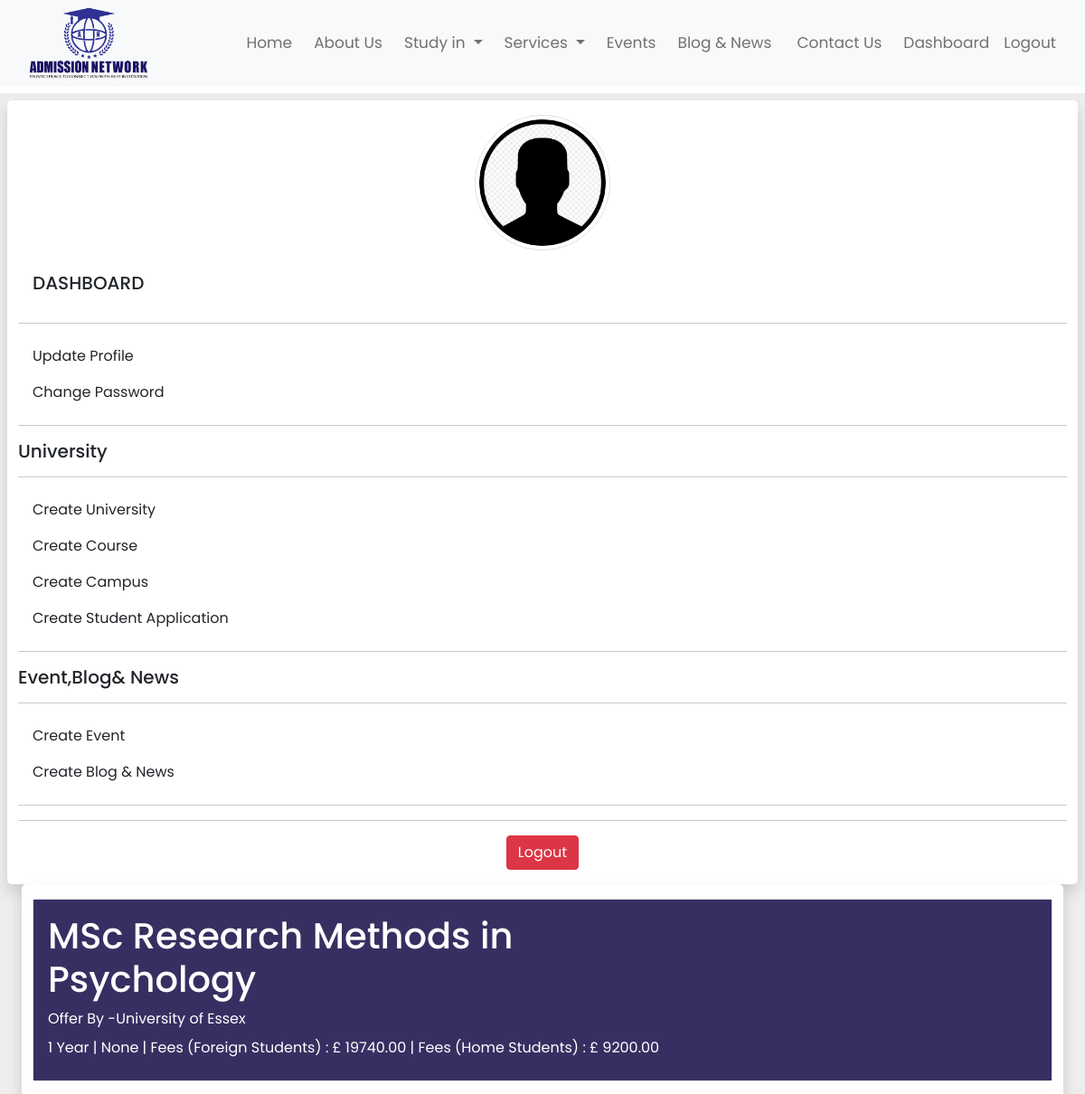
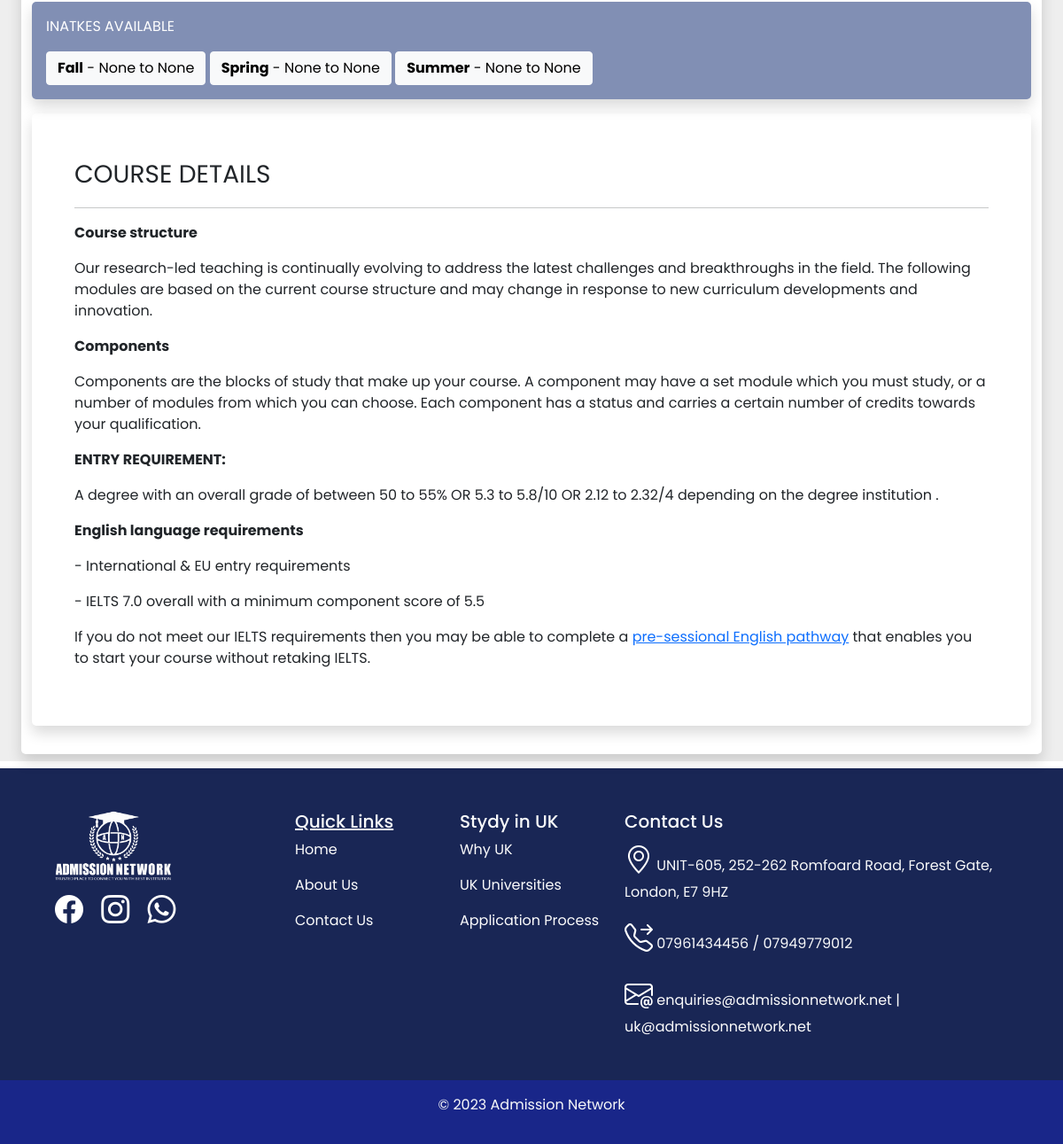
The app's page /courseDetails/1/ (signed in) with its own data (2 pictures, top to bottom).
### accounts/models.py (models this page shows, shortened)
class UserProfile(models.Model):
    USER_ROLE = (('Staff', 'Staff'), ('Agent', 'Agent'), ('Student', 'Student'),('Partner', 'Partner'))
    user = models.OneToOneField(User, on_delete=models.CASCADE)
    userrole = models.CharField(max_length=20, choices=USER_ROLE,)
    user_pic = models.ImageField(upload_to="media/images", blank=True, null=True, default='default.jpg')
    phone = models.CharField(max_length=30, blank=True, null=True)
    address = models.CharField(max_length=60, blank=True, null=True)
    city = models.CharField(max_length=60, blank=True, null=True)
    state = models.CharField(max_length=60, blank=True, null=True)
    country = models.CharField(max_length=30, blank=True, null=True)
    represented_universities = models.ManyToManyField(University, related_name='partners', blank=True,)

### backend/models.py (models this page shows, shortened)
class Course(models.Model):
    university = models.ForeignKey(University, on_delete=models.CASCADE)
    name = models.CharField(max_length=100)
    area_education = models.ForeignKey(EducationArea, on_delete=models.SET_NULL, null=True, blank=True)
    degree_level = models.ForeignKey(DegreeLevel,on_delete=models.SET_NULL, null=True, blank=True)
    duration = models.CharField(max_length=100)  # Duration in months
    fees = models.DecimalField(max_digits=10, decimal_places=2)
    Local_fees = models.DecimalField(max_digits=10, decimal_places=2, null= True, blank=True)
    details=RichTextField(blank=True,null=True)
    intakes=models.ManyToManyField(Intake)

class University(models.Model):
    COUNTRY_LIST=(("UK","UK"),("USA","USA"))
    TYPE_LIST=(("University","University"),("School","School"),("College","College"))
    ACCEPTED_LIST=(("Home","Home"),("Foreign","Foreign"),("Both","Both"))
    name = models.CharField(max_length=100, unique=True)
    logo = models.ImageField(upload_to='media',blank=True, null=True )
    intakes=models.ManyToManyField(Intake)
    country=models.CharField(choices=COUNTRY_LIST, max_length=30,default=None)
    accept_student=models.CharField(choices=ACCEPTED_LIST, max_length=30,default=None, blank=True, null=True)
    type=models.CharField(choices=TYPE_LIST, max_length=30,default=None, blank=True, null=True)
    deatils=RichTextField(blank=True,null=True)
    image = models.ImageField(upload_to='media', blank=True, null=True)
    def __str__(self):
        return self.name

class Intake(models.Model):
    name = models.CharField(max_length=100)
    start_from = models.CharField(max_length=20, blank=True,null=True)
    end_at = models.CharField(max_length=20, blank=True,null=True)

### backend/views.py (the view)
# urls.py: path('courseDetails/<int:pk>/', CourseDetails, name='courseDetails'),
def CourseDetails(request,pk):
    data = Course.objects.get(pk=pk)
    context={'data':data, }
    return render(request,"details/coursedetail.html", context)

### backend/templates/details/coursedetail.html
{% extends "base.html" %}
{% block content %}
<section style="background-color: #eee;">
  <div class="row m-2 py-2">
   {% include "profile-sidebar.html" %}
    <div  class="col mx-3 bg-white shadow py-3" style="border-radius:5px;">
        <div class="card mb-3">
          <div class="row g-0"  style="background-color:#363062">
            <div class="col-md-8 align-self-center">
              <div class="card-body ">
                <h1 class="card-title text-white ">{{data.name}}</h1>
                <p class="card-title text-white ">Offer By -{{data.university}}</p>
                <p class="card-title text-white ">{{data.duration}} | {{data.degree_level}} | Fees (Foreign Students) : &#163; {{data.fees}} | Fees (Home Students) : &#163; {{data.Local_fees}} </p>
              </div>
            </div>
          </div>
        </div>
        <div style="background-color:#818FB4; border-radius:5px;" class="p-3 mb-3 shadow">
          <p class="text-white text-uppercase" >Inatkes Available</p>
            {% for intake in data.intakes.all %}
            <button class="btn btn-light"><strong>{{ intake.name }}</strong> - {{intake.start_from}} to {{intake.end_at}}  </button>
            {% endfor %}
        </div>
        <div style=" border-radius:5px;" class="p-5 mb-3 shadow">
            <p class=" fs-3 text-uppercase" >Course Details</p>
            <hr>
            <p >{{data.details | safe }}</p>
          </div>
    </div>
  </div>
</section>
{% endblock content %}

### accounts/templates/profile-sidebar.html
<div class="shadow bg-white h-100 py-3 " style="border-radius:5px;">
    <div class="text-center">
      {% if request.user.userprofile.user_pic %}
      <img src="{{request.user.userprofile.user_pic.url}}" alt="hugenerd" class="rounded-circle img-fluid img-thumbnail" style="height:150px" >
      {% else %}
      NO PROFILE IMAGE
      {% endif %}
    </div>
      <a href="{% url 'userprofile'%}" class="nav-link link-dark my-3 "><h5>DASHBOARD</h5></a>
      <hr>
      <a href="{% url 'userprofile_edit'%}"class="nav-link link-dark ">Update Profile</a>
      <a href="{% url 'password_change'%}"class="nav-link link-dark ">Change Password</a>
    <hr>
    {% if user.userprofile.userrole == "Agent" %}
      <a href="{% url 'agent_application_create2'%}"class="nav-link link-dark ">Submit Student Application </a>
    {% elif user.userprofile.userrole == "Student" %}
    <a href="{% url 'student_application_create2'%}"class="nav-link link-dark ">Submit Application </a>
    {% elif user.userprofile.userrole == "Staff" %}
    <h5>University</h5>
    <hr>
      <a href="{% url 'create_university' %}"class="nav-link link-dark ">Create University</a>
      <a href="{% url 'course_create' %}"class="nav-link link-dark ">Create Course</a>
      <a href="{% url 'create_campus' %}"class="nav-link link-dark ">Create Campus</a>
      <a href="{% url 'student_application_create2' %}"class="nav-link link-dark ">Create Student Application</a>
    <hr>
    <h5>Event,Blog& News</h5>
    <hr>
      <a href="{% url 'event_create' %}"class="nav-link link-dark ">Create Event</a>
      <a href="{% url 'blog_and_news_create' %}"class="nav-link link-dark ">Create Blog & News</a>
    <hr>
    {% endif %}
    <hr>
    <div class="text-center">
      <a href="{% url "logout" %}"class="btn btn-danger ">Logout</a>
    </div>
  </div>

### static/css/style.css (style rules this page uses)
body { overflow-x:hidden; }

### records on screen
Course: name "MSc Research Methods in Psychology", university "University of Essex", duration "1 Year", degree_level "None", fees "19740.00", Local_fees "9200.00", details "Course structure Our research-led teaching is continually evolving to address the latest challenges and breakthroughs in the field. The following modules are based on the current course structure and may change in response to new curriculum developments and innovation. Components Components are the blocks of study that make up your course. A component may have a set module which you must study, or a number of modules from which you can choose. Each component has a status and carries a certain number of credits towards your qualification. ENTRY REQUIREMENT: A degree with an overall grade of between 50 to 55% OR 5.3 to 5.8/10 OR 2.12 to 2.32/4 depending on the degree institution . English…"
Intake: name "Fall", start_from "None", end_at "None"
Intake: name "Spring", start_from "None", end_at "None"
Intake: name "Summer", start_from "None", end_at "None"
